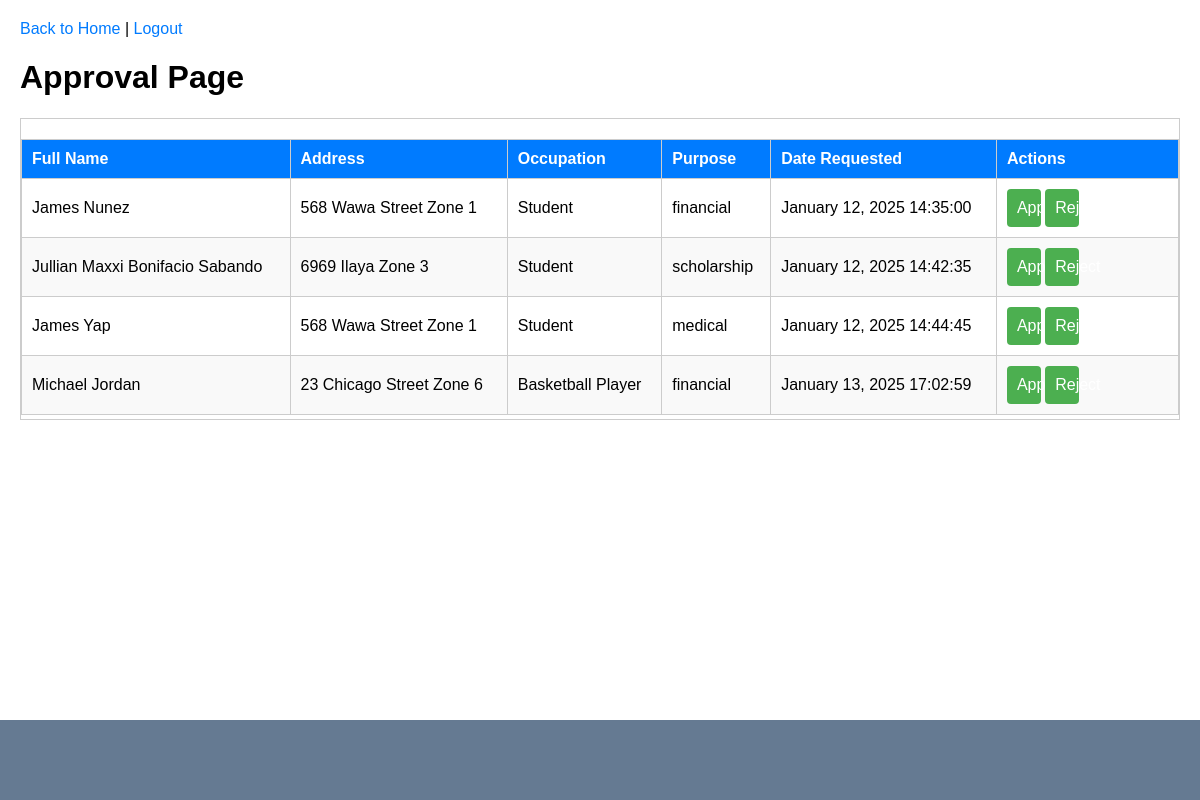
/approval (signed in), run on an earlier commit of the app's database.
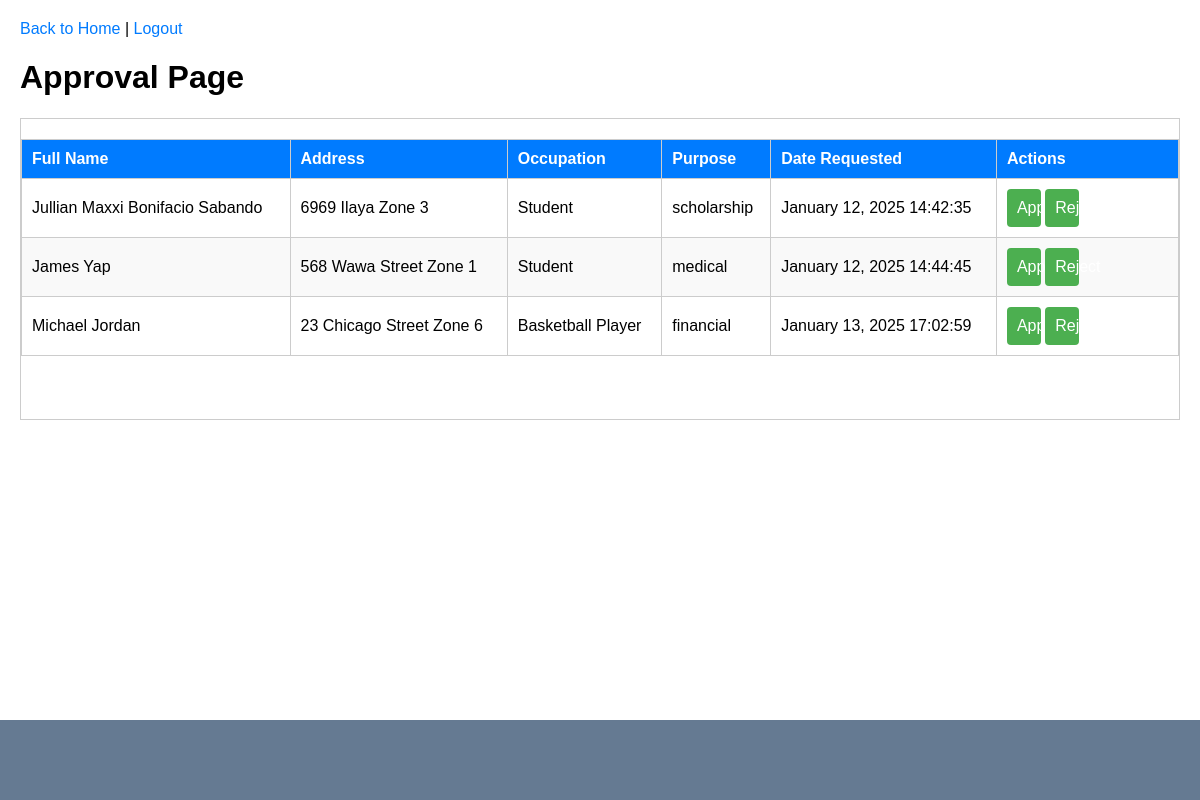
And on a later commit of the database.
### app.py (models this page shows, shortened)
class Resident(db.Model):
    id = db.Column(db.Integer, primary_key=True)
    full_name = db.Column(db.String(100), nullable=False)
    address = db.Column(db.String(200), nullable=False)
    occupation = db.Column(db.String(100), nullable=False)
    purpose = db.Column(db.String(200), nullable=False)
    date_requested = db.Column(db.DateTime, nullable=False, default=datetime.utcnow)
    date_issued = db.Column(db.DateTime)
    status = db.Column(db.String(20), default='pending')  # 'pending', 'approved', 'rejected'

### app.py (the view)
@app.route('/approval')
@login_required
def approval():
    pending_residents = Resident.query.filter_by(status='pending').all()
    return render_template('approval.html', residents=pending_residents)

### app.py (called while the page is built)
@login_manager.user_loader
def load_user(user_id):
    return Account.query.get(int(user_id))

@app.before_request
def restrict_access():
    if current_user.is_authenticated:
        restricted_routes = {
            'admin': [],
            'user': ['manage_users'],
        }
        if current_user.role not in restricted_routes:
            return
        if request.endpoint in restricted_routes.get(current_user.role, []):
            flash('You are not authorized to access this page.', 'danger')
            return redirect(url_for('home_screen'))

### templates/approval.html (shortened to what this page needs)
<!DOCTYPE html>
<html lang="en">
<head>
</head>
<body>
    <div class="header">
        <a href="{{ url_for('home_screen') }}">Back to Home</a> |
        <a href="{{ url_for('logout') }}">Logout</a>
    </div>
    <h1>Approval Page</h1>
    <div class="pending-approvals" style="overflow-y: scroll; height: 300px; border: 1px solid #ccc;">
        <table border="1">
            <thead>
                <tr>
                    <th>Full Name</th>
                    <th>Address</th>
                    <th>Occupation</th>
                    <th>Purpose</th>
                    <th>Date Requested</th>
                    {% if current_user.role == 'admin' %}
                    <th>Actions</th>
                    {% endif %}
                </tr>
            </thead>
            <tbody>
                {% for resident in residents %}
                <tr>
                    <td>{{ resident.full_name }}</td>
                    <td>{{ resident.address }}</td>
                    <td>{{ resident.occupation }}</td>
                    <td>{{ resident.purpose }}</td>
                    <td>{{ resident.date_requested.strftime('%B %d, %Y %H:%M:%S') }}</td>
                    {% if current_user.role == 'admin' %}
                    <td>
                        <form action="{{ url_for('approve_request', resident_id=resident.id) }}" method="post" style="display:inline;">
                            <button type="submit">Approve</button>
                        </form>
                        <form action="{{ url_for('reject_request', resident_id=resident.id) }}" method="post" style="display:inline;">
                            <button type="submit">Reject</button>
                        </form>
                    </td>
                    {% endif %}
                </tr>
                {% endfor %}
            </tbody>
        </table>
    </div>
    <div class="design">
    </div>
</body>
</html>

What changed in the data, as far as the page shows it:
no longer on this page (row edited): Resident: full_name "James Nunez", address "568 Wawa Street Zone 1", occupation "Student", purpose "financial", date_requested "January 12, 2025 14:35:00"
